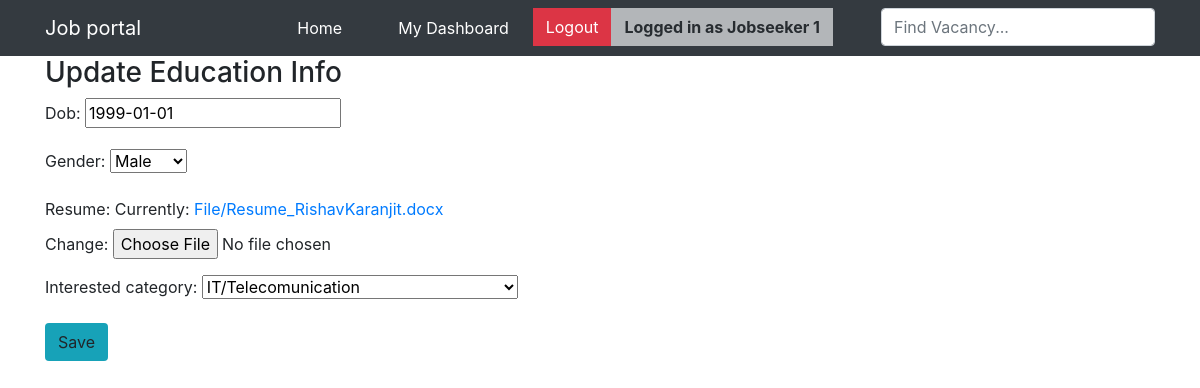
Page /jobseeker-update/2 (signed in) on the committed database.
### app/models.py (models this page shows, shortened)
class User(AbstractUser):
    username = None
    email = models.EmailField(unique=True)
    USERNAME_FIELD = 'email'
    REQUIRED_FIELDS = []
    role=models.IntegerField(choices=(
        (1,'Employer'),
        (2,'Jobseeker'),
    ))
    avatar=models.ImageField(upload_to='images/',blank = False)

class JobSeekerProfile(models.Model):
    user=models.ForeignKey(User,on_delete=models.CASCADE)
    dob=models.DateField()
    gender=models.IntegerField(choices=Gender_choices,default=1)
    resume = models.FileField(upload_to="File/")
    interested_category=models.IntegerField(choices=category_choices,null=True)

### app/views.py (the view)
# urls.py: path("jobseeker-update/<int:pk>",views.UpdateJobSeeker,name="Jobseeker_update"),
@login_required
def UpdateJobSeeker(request, pk):
    try:
        user = request.user
        jseeker = JobSeekerProfile.objects.get(user_id=pk)
        form = JSeekerForm(request.POST or None,request.FILES or None,initial={'dob':jseeker.dob, 'gender':jseeker.gender, 'resume':jseeker.resume, 'interested_category':jseeker.interested_category})
        if request.user == jseeker.user:
            if request.method == 'POST':
                if form.is_valid():
                    jseeker.dob = form.cleaned_data['dob']
                    jseeker.gender = form.cleaned_data['gender']
                    try:
                        jseeker.resume = request.FILES['resume']
                    except MultiValueDictKeyError:
                        pass
                    jseeker.interested_category = form.cleaned_data['interested_category']
                    jseeker.save()
                    return redirect('home')
    except JobSeekerProfile.DoesNotExist:
        form = JSeekerForm(request.POST or None,request.FILES or None)
        if request.method == 'POST':
            if form.is_valid():
                user = request.user
                dob = form.cleaned_data['dob']
                gender=form.cleaned_data['gender']
                interested_category=form.cleaned_data['interested_category']
                jseeker = JobSeekerProfile(dob=dob,gender=gender,user=user,resume=request.FILES['resume'],interested_category=interested_category)
                jseeker.save()
                return redirect('home')
    return render(request, 'jobseeker-update.html', {'form':form})

### app/forms.py
class JSeekerForm(forms.Form):
    dob=forms.DateField()
    gender = forms.ChoiceField(choices = Gender_choices)
    resume = forms.FileField()
    interested_category=forms.ChoiceField(choices=(
        (0,'-------'),
        (1,'IT/Telecomunication'),
        (2,'Construction'),
        (3,'Medical'),
        (4,'Banking/ Insurance/ Financial Services'),
        (5,'Teaching/ Education'),
        (6,'General Management/ Administration'),
    ),initial='0')

### templates/jobseeker-update.html (shortened to what this page needs)
{% extends "base.html" %}
{% block body %}
<div class="container">
<h3>Update Education Info</h3>
<form method="POST" class="post-form" enctype="multipart/form-data">
        {{ form.as_p }}
        <button type="submit" class="save btn btn-default bg-info">Save</button>
</form>
</div>
{% endblock body %}

### templates/base.html (shortened to what this page needs)
{% load static %}
<html>
    <head>
    <link rel="stylesheet" href="{% static 'css/bootstrap.css' %}">
    </head>
    <body data-spy="scroll" data-target=".navbar" data-offset="50">
    <nav class="navbar navbar-expand-sm bg-dark navbar-dark">
        <div class='container'>
        <a class="navbar-brand" href="{% url 'home' %}"> Job portal</a>
        <ul class="navbar-nav">
            {% if request.user.is_authenticated %}
            <li class="nav-item">
                <a class="nav-link text-white mx-4" href="{% url 'home' %}">Home</a>
            </li>
            <li class="nav-item">
                <a class="nav-link text-white mx-3" href="
                {% if user.role == 1 %}
                    {% url 'dashboard' user.id %}
                {% else %}
                    {% url 'Jobseeker_dashboard' %}
                {% endif %}
                ">My Dashboard</a>
            </li>
            <li class="nav-item">
                <a href="{%url 'logout'%}" class="text-white btn btn-danger rounded-0">Logout</a>
            </li>
            <li class="nav-item">
                <a class="btn btn-light mr-5 disabled rounded-0"><b>Logged in as
                {% if user.first_name%}
                {{user.first_name}} {{user.last_name}}
                {% else %}
                {{user.email}}
                {% endif %}
                </b></a>
            </li>
            {% endif %}
            <li class="nav-item">
                <form class="form-inline my-lg-0" action="{%url 'search'%}" method="GET">
                <input
                    class="form-control search-box"
                    type="Search"
                    placeholder="Find Vacancy..."
                    name="search_term"
                    value="{{search_term}}"
                >
                </form>
            </li>
        </ul>
        </div>
    </nav>
    {% block body %}
    {% endblock body %}
</body>
</html>

### rows in the picture
User: first_name "Jobseeker", last_name "1"
JobSeekerProfile: dob "1999-01-01", gender "Male", interested_category "IT/Telecomunication"
